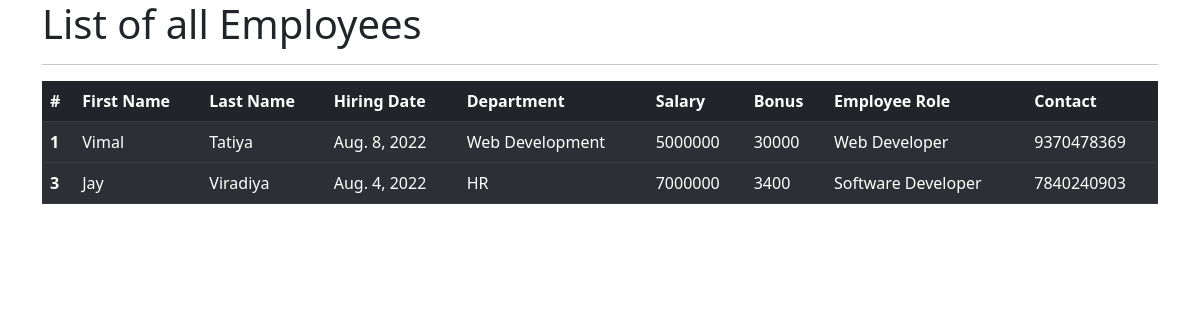
The app's page /view_employees with its own data.
### emp_app/models.py (models this page shows, shortened)
class Employee(models.Model):
    first_name = models.CharField(max_length=100, null=False)
    last_name = models.CharField(max_length=100)
    dept = models.ForeignKey(Department, on_delete=models.CASCADE)
    salary = models.IntegerField(default=0)
    bonus = models.IntegerField(default=0)
    role = models.ForeignKey(Role, on_delete=models.CASCADE)
    phone = models.IntegerField(default=0)
    hire_date = models.DateField()
    class Meta:
            verbose_name = 'Employee'
            verbose_name_plural = 'Employees'

class Department(models.Model):
    name = models.CharField(max_length=100,null=False)
    location = models.CharField(max_length=100)
    class Meta:
            verbose_name = 'Department'
            verbose_name_plural = 'Departments'

class Role(models.Model):
    name = models.CharField(max_length=100, null=False)
    class Meta:
            verbose_name = 'Role'
            verbose_name_plural = 'Roles'

### emp_app/views.py (the view)
# urls.py: path('view_employees', views.view_employees , name='view_employees'),
def view_employees(request):
    emps=Employee.objects.all()
    context ={
        'emps': emps
    }
    return render(request,'view_emp.html',context)

### templates/view_emp.html (shortened to what this page needs)
<!doctype html>
<html lang="en">
  <head>
    <link href="https://cdn.jsdelivr.net/npm/bootstrap@5.2.0/dist/css/bootstrap.min.css" rel="stylesheet">
  </head>
  <body>
    <div class="container">
        <h1>List of all Employees</h1>
        <hr>
        <table class="table table-dark table-striped">
            <thead>
              <tr>
                <th scope="col">#</th>
                <th scope="col">First Name</th>
                <th scope="col">Last Name</th>
                <th scope="col">Hiring Date</th>
                <th scope="col">Department</th>
                <th scope="col">Salary</th>
                <th scope="col">Bonus</th>
                <th scope="col">Employee Role</th>
                <th scope="col">Contact</th>
              </tr>
            </thead>
            <tbody>
                {%for emp in emps%}
              <tr>
                <th scope="row">{{emp.id}}</th>
                <td>{{emp.first_name}}</td>
                <td>{{emp.last_name}}</td>
                <td>{{emp.hire_date}}</td>
                <td>{{emp.dept.name}}</td>
                <td>{{emp.salary}}</td>
                <td>{{emp.bonus}}</td>
                <td>{{emp.role.name}}</td>
                <td>{{emp.phone}}</td>
              </tr>
            </tbody>
                {% endfor %}
          </table>
    </div>
  </body>
</html>

### records on screen
Employee: id "1", first_name "Vimal", last_name "Tatiya", hire_date "Aug. 8, 2022", dept.name "Web Development", salary "5000000", bonus "30000", role.name "Web Developer", phone "9370478369"
Employee: id "3", first_name "Jay", last_name "Viradiya", hire_date "Aug. 4, 2022", dept.name "HR", salary "7000000", bonus "3400", role.name "Software Developer", phone "7840240903"
